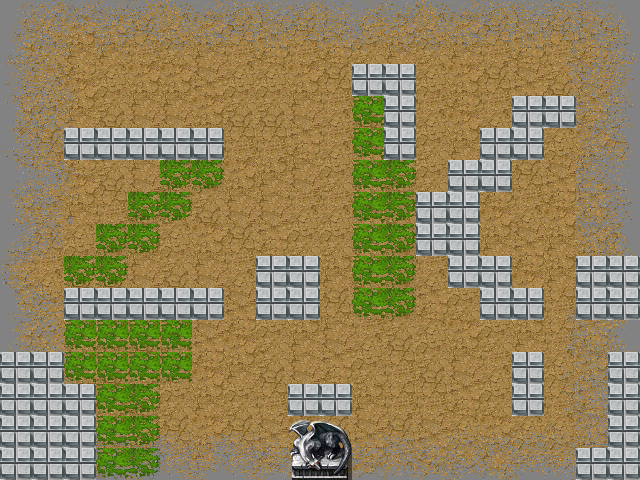

Below is a game level as drawn by its tile map, then a one-line description and the .tmx that defines it (tile-layer data replaced by summaries):
An orthogonal 20x15 tile map with 32x32 px tiles, 4 tile layers (Background, Rock, Bush, Wonder), 1 hidden layer not drawn, 4 tilesets and 14 objects.

<map version="1.0" orientation="orthogonal" width="20" height="15" tilewidth="32" tileheight="32">
 <tileset firstgid="1" name="earth_ground" tilewidth="32" tileheight="32">
  <image source="tilesets/earth_ground.png" width="1024" height="1024" />
 </tileset>
 <tileset firstgid="1025" name="map_tiles_2_1" tilewidth="32" tileheight="32">
  <image source="tilesets/map_tiles_2_1.png" width="512" height="256" />
 </tileset>
 <tileset firstgid="1153" name="map_tiles_2_8" tilewidth="32" tileheight="32">
  <image source="tilesets/map_tiles_2_8.png" width="512" height="224" />
 </tileset>
 <tileset firstgid="1265" name="vatcan" tilewidth="32" tileheight="32">
  <properties>
   <property name="type" value="WALL" />
  </properties>
  <image source="tilesets/vatcan.png" width="32" height="32" />
 </tileset>
 <layer name="Wall" width="20" height="15" visible="0">
  <properties>
   <property name="wall" value="wall" />
  </properties>
  <data>[300 cells, 42 non-empty, 1 distinct tile ids]</data>
 </layer>
 <layer name="Background" width="20" height="15">
  <properties>
   <property name="type" value="BACKGROUND" />
  </properties>
  <data>[300 cells, 300 non-empty, 139 distinct tile ids]</data>
 </layer>
 <objectgroup name="Rock" width="20" height="15" visible="0">
  <properties>
   <property name="type" value="ROCK" />
  </properties>
  <object x="288" y="384" width="64" height="32" />
  <object x="288" y="416" width="64" height="64" />
  <object x="64" y="128" width="160" height="32" />
  <object x="64" y="288" width="160" height="32" />
  <object x="256" y="256" width="64" height="64" />
  <object x="576" y="256" width="64" height="64" />
  <object x="352" y="64">
   <polyline points="0,0 64,0 64,96 32,96 32,32 0,32 0,0" />
  </object>
  <object x="512" y="96">
   <polyline points="0,0 64,0 64,32 32,32 32,64 0,64 0,96 -32,96 -32,160 0,160 0,192 32,192 32,224 -32,224 -32,192 -64,192 -64,160 -96,160 -96,96 -64,96 -64,64 -32,64 -32,32 0,32 0,0" />
  </object>
  <object x="0" y="352">
   <polyline points="0,0 64,0 64,32 96,32 96,128 0,128 0,0" />
  </object>
  <object x="640" y="352">
   <polyline points="0,0 -32,0 -32,96 -64,96 -64,128 0,128 0,0" />
  </object>
  <object x="544" y="352">
   <polyline points="0,0 0,64 -32,64 -32,0 0,0" />
  </object>
 </objectgroup>
 <layer name="Rock" width="20" height="15">
  <data>[300 cells, 56 non-empty, 1 distinct tile ids]</data>
 </layer>
 <objectgroup name="Bush" width="20" height="15" visible="0">
  <properties>
   <property name="type" value="BUSH" />
  </properties>
  <object x="160" y="160">
   <polyline points="0,0 0,32 -32,32 -32,64 -64,64 -64,96 -96,96 -96,128 -32,128 -32,96 0,96 0,64 32,64 32,32 64,32 64,0 0,0" />
  </object>
  <object x="352" y="96">
   <polyline points="0,0 0,224 64,224 64,64 32,64 32,0 0,0" />
  </object>
  <object x="192" y="320">
   <polyline points="0,0 0,64 -32,64 -32,160 -96,160 -96,64 -128,64 -128,0 0,0" />
  </object>
 </objectgroup>
 <layer name="Bush" width="20" height="15">
  <data>[300 cells, 34 non-empty, 2 distinct tile ids]</data>
 </layer>
 <layer name="Wonder" width="20" height="15">
  <properties>
   <property name="type" value="wonder" />
  </properties>
  <data>[300 cells, 4 non-empty, 4 distinct tile ids]</data>
 </layer>
</map>
